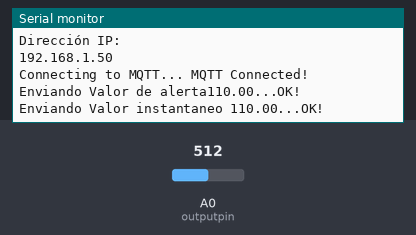
A program run on a simulated ESP8266 (NodeMCU). Parts: the last lines printed to the serial monitor. The inputs (shaded band) are chosen by the test bench; at power-on: A0 (outputpin) = 512. WiFi joins after 1.5 s; servers stay silent unless stated; no MQTT or app messages arrive unless stated.

Above: at 2.7 s.
2.8 s: A0 (outputpin) set to 716
At 5.0 s:
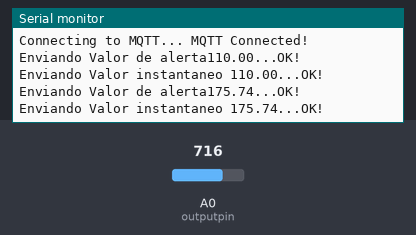
5.5 s: A0 (outputpin) set to 900
At 6.6 s:
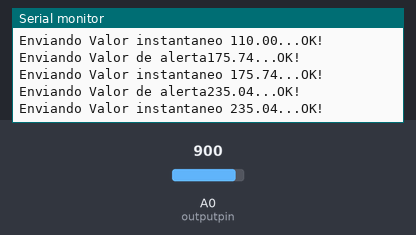
Timing chart, 0 to 8.5 s (numbered marks = the images above; inputs shaded):
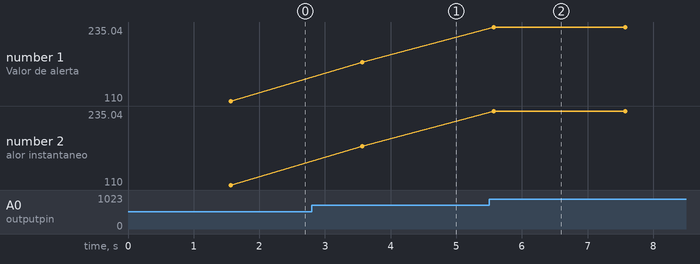

The program:

main.cpp
```cpp
#include <Arduino.h>

#include <ESP8266WiFi.h>
#include "Adafruit_MQTT.h"
#include "Adafruit_MQTT_Client.h"

/************************* acceso WiFi *********************************/

#define WLAN_SSID       "ESP8266"
#define WLAN_PASS       "esp82661"

/************************* Informasion para Connectar a Adafruit IO *********************************/

#define AIO_SERVER      "io.adafruit.com"
#define AIO_SERVERPORT  1883                   // use 8883 for SSL
#define AIO_USERNAME    "sirly2522"
#define AIO_KEY         "ff94fae579eb4ed18135a1f7258da2ee"

/************ configuración WiFi Client y MQTT Client ******************/

// Create an ESP8266 WiFiClient class to connect to the MQTT server.

WiFiClient client;

// Setup the MQTT client class by passing in the WiFi client and MQTT server and login details.
Adafruit_MQTT_Client mqtt(&client, AIO_SERVER, AIO_SERVERPORT, AIO_USERNAME, AIO_KEY);

/****************************** configurando un Feed para publicar ***************************************/

// El formato MQTT para AIO es de la forma: <username>/feeds/<feedname>

Adafruit_MQTT_Publish tempinstant = Adafruit_MQTT_Publish(&mqtt, AIO_USERNAME "/feeds/tempinstant");
Adafruit_MQTT_Publish tempprom = Adafruit_MQTT_Publish(&mqtt, AIO_USERNAME "/feeds/tempprom");
Adafruit_MQTT_Publish tempalert = Adafruit_MQTT_Publish(&mqtt, AIO_USERNAME "/feeds/tempalert");
/********************* Valores ******************************/
// Pin de puerto ADC
int outputpin= A0;

float tempinstant1=1;
float tempprom1=1;
float tempalert1=1;
int cont1=0;
int cont2=0;
/*************************** Sketch Codigo ***********************************************************/
void MQTT_connect();

void setup() {
    // put your setup code here, to run once:
    Serial.begin(115200);
 delay(10);

 Serial.println(F("Sensor de temperatura para monitoreo de temperatúra vía WEB"));

 // Connección a Wifi
 Serial.println(); Serial.println();
 Serial.print("Conectando a ");
 Serial.println(WLAN_SSID);

 WiFi.begin(WLAN_SSID, WLAN_PASS);
 while (WiFi.status() != WL_CONNECTED) {
   delay(500);
   Serial.print(".");
 }
 Serial.println();

 Serial.println("WiFi conectado");
 Serial.println("Dirección IP: "); Serial.println(WiFi.localIP());

}

void loop() {
    // put your main code here, to run repeatedly:

  MQTT_connect();

  int analogValue = analogRead(outputpin);
  float millivolts = (analogValue/1024.0) * 3300; //3300 es el voltage que ofrece NodeMCU
  float celsius = millivolts/10-55;
  //Serial.print("Celsius=   ");
  //Serial.println(celsius);

  tempinstant1=celsius;

  if(cont1==0)
    {
      tempprom1=tempinstant1;
      }
  if(cont1<=100)
    {
      cont1=cont1+1;
      tempprom1=((tempprom1)*cont1+tempinstant1)/(cont1+1);           //condicion para elvalor promedio antes de las primeras 100 muestras
      }
  if(cont1>101)
    {
      tempprom1=((tempprom1)*100+tempinstant1)/101;
      }
   tempalert1=-5;                                        //condicional de alerta
  if(tempinstant1>tempalert1)
  {
    Serial.print(F("\nEnviando Valor de alerta"));
    Serial.print((tempinstant1));
    Serial.print("...");
      if (! tempalert.publish(tempinstant1)) {
       Serial.println(F("Failed"));
      } else {
        Serial.println(F("OK!"));
      }
   }


  if(cont2>29)
  {
  Serial.print(F("\nEnviando Valor promedio  "));
  Serial.print((tempprom1));
  Serial.print("...");

  if (! tempprom.publish(tempprom1)) {          //publico valor promedio cada 58 segundos
    Serial.println(F("Failed"));
  } else {
    Serial.println(F("OK!"));
  }
  cont2=0;
  }

  Serial.print(F("\nEnviando Valor instantaneo "));
  Serial.print((celsius));
  Serial.print("...");

  if (! tempinstant.publish(tempinstant1)) {
    Serial.println(F("Failed"));
  } else {
    Serial.println(F("OK!"));
  }
  /*
  if(! mqtt.ping()) {
    mqtt.disconnect();
  }
  */
  delay(2000);
  cont2=cont2+1;
}

void MQTT_connect() {
  int8_t ret;

  // Para si ya está conectado.
  if (mqtt.connected()) {
    return;
  }

  Serial.print("Connecting to MQTT... ");

  uint8_t retries = 3;
  while ((ret = mqtt.connect()) != 0) { // conectado regresa valor de 0
       Serial.println(mqtt.connectErrorString(ret));
       Serial.println("Retrying MQTT connection in 5 seconds...");
       mqtt.disconnect();
       delay(5000);  // espera 5 segundos
       retries--;
       if (retries == 0) {
         // Espera por el Watchdog que lo resetée
         while (1);
       }
  }
  Serial.println("MQTT Connected!");
}
```

Measured:
- after the input at 2.8 s, the serial monitor: prints a new line after 0.77 s (image 1)
- after the input at 5.5 s, the serial monitor: prints a new line after 0.07 s (image 2)
- plotted number 1: 110 → 175.74 after the input at 2.8 s, 175.74 → 235.04 after the input at 5.5 s
- plotted number 2: 110 → 175.74 after the input at 2.8 s, 175.74 → 235.04 after the input at 5.5 s
